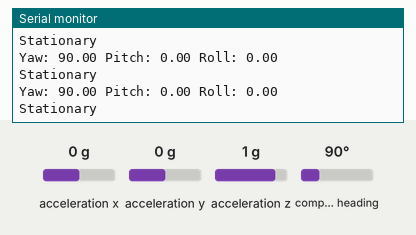
This sketch was run on a simulated Arduino Uno, built with avr-gcc and run on an emulated ATmega328P. Shown: the last lines printed to the serial monitor. The inputs (shaded band) are chosen by the test bench; at power-on: acceleration x 0 g, acceleration y 0 g, acceleration z 1 g, compass heading 90°.

Above: at 2.2 s.
2.3 s: acceleration x set to -1.4 g
At 2.35 s:
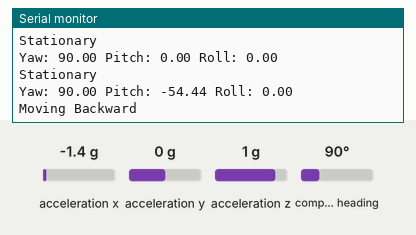
3.9 s: acceleration x set to 0.8 g
At 4.0 s:
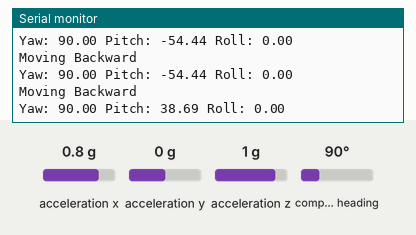
5.6 s: acceleration y set to -1.4 g
At 5.66 s:
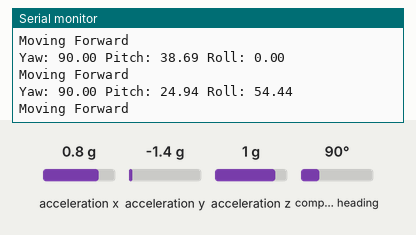
7.1 s: acceleration y set to 0.8 g
At 7.1 s:
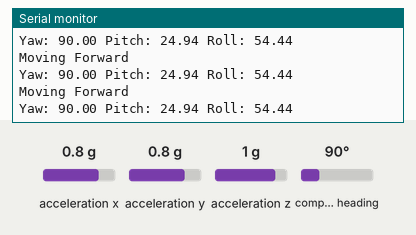
10.1 s: acceleration z set to -1.4 g
At 10.1 s:
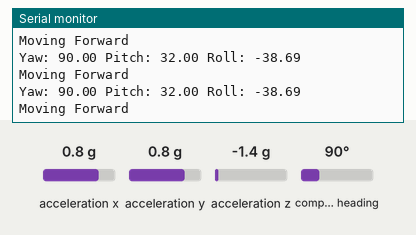
Timing chart, 0 to 12.6 s (numbered marks = the images above; inputs shaded):
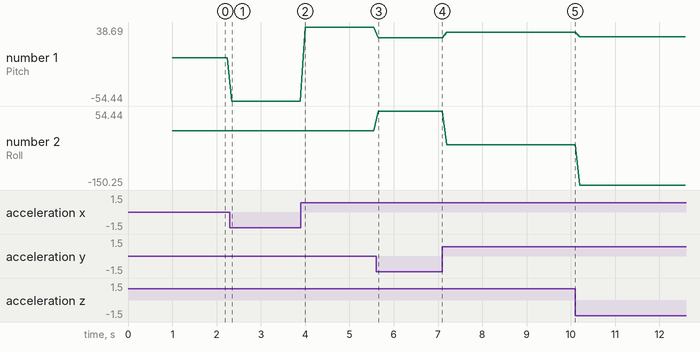

Measured:
- after the input at 2.3 s, the serial monitor: prints a new line at once (image 1)
- after the input at 3.9 s, the serial monitor: prints a new line after 0.10 s (image 2)
- after the input at 5.6 s, the serial monitor: prints a new line after 0.05 s (image 3)
- plotted number 1: 0 → -54.44 after the input at 2.3 s, -54.44 → 38.69 after the input at 3.9 s, 38.69 → 24.94 after the input at 5.6 s, 24.94 → 32 after the input at 7.1 s, 32 → 26.37 after the input at 10.1 s
- plotted number 2: 0 → 54.44 after the input at 5.6 s, 54.44 → -38.69 after the input at 7.1 s, -38.69 → -150.25 after the input at 10.1 s

The sketch:

check_imu_values.ino
```cpp
#include <Wire.h>
#include <Adafruit_Sensor.h>
#include <Adafruit_BNO055.h>
#include <EEPROM.h>

// Create BNO055 object
Adafruit_BNO055 bno = Adafruit_BNO055(55);

void setup() {
  Serial.begin(115200);

  // Initialize BNO055
  if (!bno.begin()) {
    Serial.print("Failed to start BNO055! Check wiring.");
    while (1);
  }

  delay(1000); // Time for sensor to settle

  // Load calibration data from EEPROM
  if (!loadCalibrationData()) {
    Serial.println("Calibration data not found or invalid.");
  }

  bno.setExtCrystalUse(true);
  Serial.println("BNO055 initialized.");
}

void loop() {
  // Get the sensor event for orientation
  sensors_event_t event;
  bno.getEvent(&event);

  // Get Euler angles (yaw, pitch, roll)
  float yaw = event.orientation.x;
  float pitch = event.orientation.y;
  float roll = event.orientation.z;

  // Output orientation in degrees
  Serial.print("Yaw: ");
  Serial.print(yaw);
  Serial.print(" Pitch: ");
  Serial.print(pitch);
  Serial.print(" Roll: ");
  Serial.println(roll);

  // Calculate forward/backward movement based on pitch angle
  if (pitch > 10) {
    Serial.println("Moving Forward");
  } else if (pitch < -10) {
    Serial.println("Moving Backward");
  } else {
    Serial.println("Stationary");
  }

  // Delay before the next reading
  delay(100);
}

// Function to load calibration data from EEPROM
bool loadCalibrationData() {
  uint8_t calibrationData[22]; // 22 bytes for calibration
  EEPROM.get(0, calibrationData); // Read from EEPROM

  // Apply the calibration data to the BNO055
  bno.setSensorOffsets(calibrationData);

  // Verify calibration data (this part may need adjusting)
  return verifyCalibration();
}

// Function to verify if the calibration is applied successfully
bool verifyCalibration() {
  uint8_t system, gyro, accel, mag;
  bno.getCalibration(&system, &gyro, &accel, &mag);
  Serial.print("System Calibration: ");
  Serial.println(system);
  return system >= 3; // Return true if system calibration is good (>= 3)
}
```
